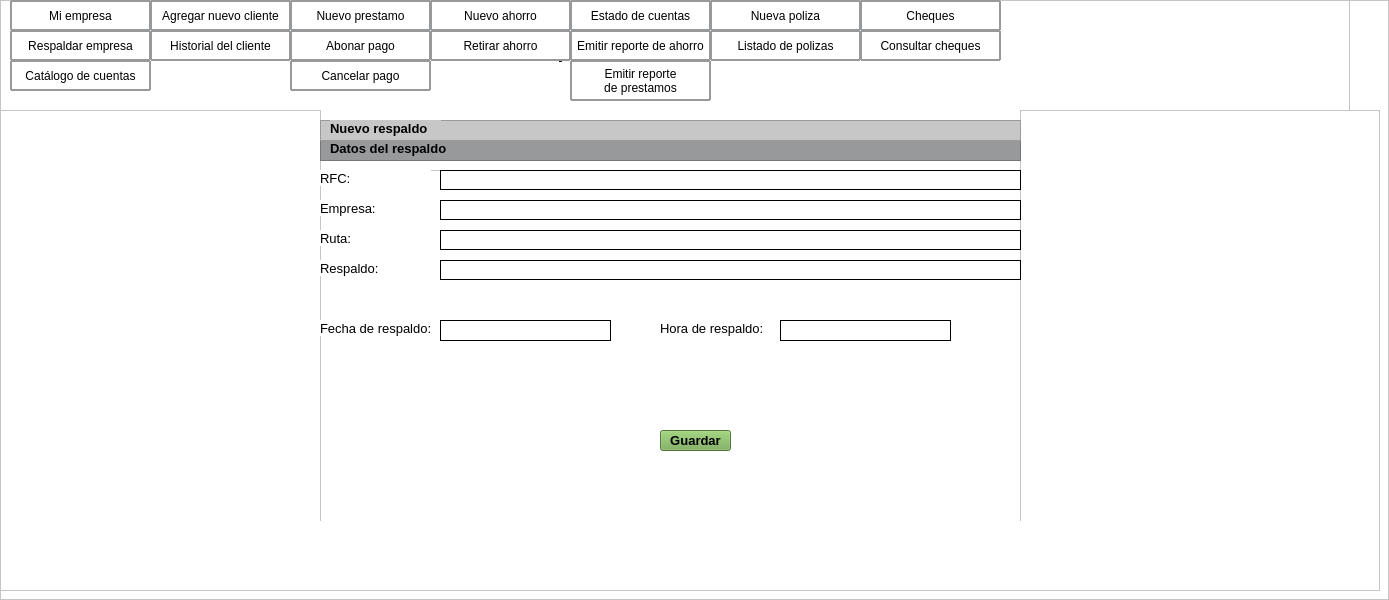
             <widget class="QFrame" name="contenido">
              <property name="minimumSize">
               <size>
                <width>1350</width>
                <height>0</height>
               </size>
              </property>
              <property name="styleSheet">
               <string notr="true">background-color: rgb(255, 255, 255);</string>
              </property>
              <property name="frameShape">
               <enum>QFrame::StyledPanel</enum>
              </property>
              <property name="frameShadow">
               <enum>QFrame::Raised</enum>
              </property>
              <widget class="QLabel" name="label_18">
               <property name="geometry">
                <rect>
                 <x>1000</x>
                 <y>10</y>
                 <width>251</width>
                 <height>51</height>
                </rect>
               </property>
               <property name="text">
                <string/>
               </property>
              </widget>
              <widget class="QFrame" name="frame">
               <property name="geometry">
                <rect>
                 <x>0</x>
                 <y>0</y>
                 <width>1350</width>
                 <height>121</height>
                </rect>
               </property>
               <property name="frameShape">
                <enum>QFrame::StyledPanel</enum>
               </property>
               <property name="frameShadow">
                <enum>QFrame::Raised</enum>
               </property>
               <widget class="QLabel" name="label_17">
                <property name="geometry">
                 <rect>
                  <x>241</x>
                  <y>20</y>
                  <width>750</width>
                  <height>61</height>
                 </rect>
                </property>
                <property name="minimumSize">
                 <size>
                  <width>750</width>
                  <height>0</height>
                 </size>
                </property>
                <property name="maximumSize">
                 <size>
                  <width>1600</width>
                  <height>16777215</height>
                 </size>
                </property>
                <property name="font">
                 <font>
                  <pointsize>16</pointsize>
                 </font>
                </property>
                <property name="styleSheet">
                 <string notr="true"/>
                </property>
                <property name="text">
                 <string>&lt;html&gt;&lt;head/&gt;&lt;body&gt;&lt;p align=&quot;center&quot;&gt;&lt;span style=&quot; font-weight:600;&quot;&gt;Respaldar empresa&lt;/span&gt;&lt;/p&gt;&lt;/body&gt;&lt;/html&gt;</string>
                </property>
               </widget>
               <widget class="QLabel" name="label_10">
                <property name="geometry">
                 <rect>
                  <x>1200</x>
                  <y>10</y>
                  <width>80</width>
                  <height>80</height>
                 </rect>
                </property>
                <property name="minimumSize">
                 <size>
                  <width>80</width>
                  <height>80</height>
                 </size>
                </property>
                <property name="text">
                 <string/>
                </property>
                <property name="pixmap">
                 <pixmap resource="../imagenes/res.qrc">:/imagen/logobueno_preview_rev_1.png</pixmap>
                </property>
               </widget>
               <widget class="QPushButton" name="Catalogo">
                <property name="geometry">
                 <rect>
                  <x>10</x>
                  <y>60</y>
                  <width>141</width>
                  <height>31</height>
                 </rect>
                </property>
                <property name="styleSheet">
                 <string notr="true">border-style: solid;
border-width: 2px;
border-color: rgb(151, 153, 155);
border-radius: 1px;
</string>
                </property>
                <property name="text">
                 <string>Catálogo de cuentas</string>
                </property>
               </widget>
               <widget class="QPushButton" name="Respaldo">
                <property name="geometry">
                 <rect>
                  <x>10</x>
                  <y>30</y>
                  <width>141</width>
                  <height>31</height>
                 </rect>
                </property>
                <property name="styleSheet">
                 <string notr="true">border-style: solid;
border-width: 2px;
border-color: rgb(151, 153, 155);
border-radius: 1px;
</string>
                </property>
                <property name="text">
                 <string>Respaldar empresa</string>
                </property>
               </widget>
               <widget class="QPushButton" name="Mi_Empresa">
                <property name="geometry">
                 <rect>
                  <x>10</x>
                  <y>0</y>
                  <width>141</width>
                  <height>31</height>
                 </rect>
                </property>
                <property name="styleSheet">
                 <string notr="true">border-style: solid;
border-width: 2px;
border-color: rgb(151, 153, 155);
border-radius: 1px;
</string>
                </property>
                <property name="text">
                 <string>Mi empresa</string>
                </property>
               </widget>
               <widget class="QPushButton" name="Ahorro">
                <property name="geometry">
                 <rect>
                  <x>430</x>
                  <y>0</y>
                  <width>141</width>
                  <height>31</height>
                 </rect>
                </property>
                <property name="styleSheet">
                 <string notr="true">border-style: solid;
border-width: 2px;
border-color: rgb(151, 153, 155);
border-radius: 1px;
</string>
                </property>
                <property name="text">
                 <string>Nuevo ahorro</string>
                </property>
               </widget>
               <widget class="QPushButton" name="abonar">
                <property name="geometry">
                 <rect>
                  <x>290</x>
                  <y>30</y>
                  <width>141</width>
                  <height>31</height>
                 </rect>
                </property>
                <property name="styleSheet">
                 <string notr="true">border-style: solid;
border-width: 2px;
border-color: rgb(151, 153, 155);
border-radius: 1px;
</string>
                </property>
                <property name="text">
                 <string>Abonar pago</string>
                </property>
               </widget>
               <widget class="QPushButton" name="Reportes">
                <property name="geometry">
                 <rect>
                  <x>570</x>
                  <y>30</y>
                  <width>141</width>
                  <height>31</height>
                 </rect>
                </property>
                <property name="styleSheet">
                 <string notr="true">border-style: solid;
border-width: 2px;
border-color: rgb(151, 153, 155);
border-radius: 1px;
</string>
                </property>
                <property name="text">
                 <string>Emitir reporte de ahorro</string>
                </property>
               </widget>
               <widget class="QPushButton" name="Polizas">
                <property name="geometry">
                 <rect>
                  <x>710</x>
                  <y>0</y>
                  <width>151</width>
                  <height>31</height>
                 </rect>
                </property>
                <property name="styleSheet">
                 <string notr="true">border-style: solid;
border-width: 2px;
border-color: rgb(151, 153, 155);
border-radius: 1px;
</string>
                </property>
                <property name="text">
                 <string>Nueva poliza</string>
                </property>
               </widget>
               <widget class="QPushButton" name="Historial">
                <property name="geometry">
                 <rect>
                  <x>150</x>
                  <y>30</y>
                  <width>141</width>
                  <height>31</height>
                 </rect>
                </property>
                <property name="styleSheet">
                 <string notr="true">border-style: solid;
border-width: 2px;
border-color: rgb(151, 153, 155);
border-radius: 1px;
</string>
                </property>
                <property name="text">
                 <string>Historial del cliente</string>
                </property>
               </widget>
               <widget class="QPushButton" name="Estado">
                <property name="geometry">
                 <rect>
                  <x>570</x>
                  <y>0</y>
                  <width>141</width>
                  <height>31</height>
                 </rect>
                </property>
                <property name="styleSheet">
                 <string notr="true">border-style: solid;
border-width: 2px;
border-color: rgb(151, 153, 155);
border-radius: 1px;
</string>
                </property>
                <property name="text">
                 <string>Estado de cuentas</string>
                </property>
               </widget>
               <widget class="QPushButton" name="cancelar">
                <property name="geometry">
                 <rect>
                  <x>290</x>
                  <y>60</y>
                  <width>141</width>
                  <height>31</height>
                 </rect>
                </property>
                <property name="styleSheet">
                 <string notr="true">border-style: solid;
border-width: 2px;
border-color: rgb(151, 153, 155);
border-radius: 1px;
</string>
                </property>
                <property name="text">
                 <string>Cancelar pago</string>
                </property>
               </widget>
               <widget class="QPushButton" name="Cliente">
                <property name="geometry">
                 <rect>
                  <x>150</x>
                  <y>0</y>
                  <width>141</width>
                  <height>31</height>
                 </rect>
                </property>
                <property name="styleSheet">
                 <string notr="true">border-style: solid;
border-width: 2px;
border-color: rgb(151, 153, 155);
border-radius: 1px;
</string>
                </property>
                <property name="text">
                 <string>Agregar nuevo cliente</string>
                </property>
               </widget>
               <widget class="QPushButton" name="Retirar">
                <property name="geometry">
                 <rect>
                  <x>430</x>
                  <y>30</y>
                  <width>141</width>
                  <height>31</height>
                 </rect>
                </property>
                <property name="styleSheet">
                 <string notr="true">border-style: solid;
border-width: 2px;
border-color: rgb(151, 153, 155);
border-radius: 1px;
</string>
                </property>
                <property name="text">
                 <string>Retirar ahorro</string>
                </property>
               </widget>
               <widget class="QPushButton" name="Cheques">
                <property name="geometry">
                 <rect>
                  <x>860</x>
                  <y>0</y>
                  <width>141</width>
                  <height>31</height>
                 </rect>
                </property>
                <property name="styleSheet">
                 <string notr="true">border-style: solid;
border-width: 2px;
border-color: rgb(151, 153, 155);
border-radius: 1px;
</string>
                </property>
                <property name="text">
                 <string>Cheques</string>
                </property>
               </widget>
               <widget class="QPushButton" name="Consulta_cheque">
                <property name="geometry">
                 <rect>
                  <x>860</x>
                  <y>30</y>
                  <width>141</width>
                  <height>31</height>
                 </rect>
                </property>
                <property name="styleSheet">
                 <string notr="true">border-style: solid;
border-width: 2px;
border-color: rgb(151, 153, 155);
border-radius: 1px;
</string>
                </property>
                <property name="text">
                 <string>Consultar cheques</string>
                </property>
               </widget>
               <widget class="QPushButton" name="Listado">
                <property name="geometry">
                 <rect>
                  <x>710</x>
                  <y>30</y>
                  <width>151</width>
                  <height>31</height>
                 </rect>
                </property>
                <property name="styleSheet">
                 <string notr="true">border-style: solid;
border-width: 2px;
border-color: rgb(151, 153, 155);
border-radius: 1px;
</string>
                </property>
                <property name="text">
                 <string>Listado de polizas</string>
                </property>
               </widget>
               <widget class="QPushButton" name="prestamo">
                <property name="geometry">
                 <rect>
                  <x>290</x>
                  <y>0</y>
                  <width>141</width>
                  <height>31</height>
                 </rect>
                </property>
                <property name="styleSheet">
                 <string notr="true">border-style: solid;
border-width: 2px;
border-color: rgb(151, 153, 155);
border-radius: 1px;
</string>
                </property>
                <property name="text">
                 <string>Nuevo prestamo</string>
                </property>
               </widget>
               <widget class="QPushButton" name="Reportes_2">
                <property name="geometry">
                 <rect>
                  <x>570</x>
                  <y>60</y>
                  <width>141</width>
                  <height>41</height>
                 </rect>
                </property>
                <property name="styleSheet">
                 <string notr="true">border-style: solid;
border-width: 2px;
border-color: rgb(151, 153, 155);
border-radius: 1px;
</string>
                </property>
                <property name="text">
                 <string>Emitir reporte 
de prestamos</string>
                </property>
               </widget>
              </widget>
              <widget class="QFrame" name="Desarrollo">
               <property name="geometry">
                <rect>
                 <x>0</x>
                 <y>110</y>
                 <width>1380</width>
                 <height>481</height>
                </rect>
               </property>
               <property name="frameShape">
                <enum>QFrame::StyledPanel</enum>
               </property>
               <property name="frameShadow">
                <enum>QFrame::Raised</enum>
               </property>
               <widget class="QLabel" name="advertencia">
                <property name="geometry">
                 <rect>
                  <x>580</x>
                  <y>260</y>
                  <width>471</width>
                  <height>20</height>
                 </rect>
                </property>
                <property name="styleSheet">
                 <string notr="true">color: rgb(249, 66, 58);</string>
                </property>
                <property name="text">
                 <string>&lt;html&gt;&lt;head/&gt;&lt;body&gt;&lt;p align=&quot;center&quot;&gt;&lt;br/&gt;&lt;/p&gt;&lt;/body&gt;&lt;/html&gt;</string>
                </property>
               </widget>
               <widget class="QLabel" name="cuenta">
                <property name="geometry">
                 <rect>
                  <x>360</x>
                  <y>100</y>
                  <width>81</width>
                  <height>31</height>
                 </rect>
                </property>
                <property name="font">
                 <font>
                  <pointsize>12</pointsize>
                 </font>
                </property>
                <property name="text">
                 <string/>
                </property>
               </widget>
               <widget class="QLabel" name="fecha">
                <property name="geometry">
                 <rect>
                  <x>700</x>
                  <y>410</y>
                  <width>131</width>
                  <height>20</height>
                 </rect>
                </property>
                <property name="styleSheet">
                 <string notr="true">color: rgb(116, 170, 80);</string>
                </property>
                <property name="text">
                 <string/>
                </property>
               </widget>
               <widget class="QLabel" name="fecha_limite">
                <property name="geometry">
                 <rect>
                  <x>730</x>
                  <y>190</y>
                  <width>131</width>
                  <height>31</height>
                 </rect>
                </property>
                <property name="font">
                 <font>
                  <pointsize>12</pointsize>
                 </font>
                </property>
                <property name="text">
                 <string/>
                </property>
               </widget>
               <widget class="QLabel" name="nombre">
                <property name="geometry">
                 <rect>
                  <x>590</x>
                  <y>100</y>
                  <width>281</width>
                  <height>31</height>
                 </rect>
                </property>
                <property name="font">
                 <font>
                  <pointsize>12</pointsize>
                 </font>
                </property>
                <property name="text">
                 <string/>
                </property>
               </widget>
               <widget class="QLabel" name="fecha_registro">
                <property name="geometry">
                 <rect>
                  <x>760</x>
                  <y>220</y>
                  <width>131</width>
                  <height>31</height>
                 </rect>
                </property>
                <property name="font">
                 <font>
                  <pointsize>12</pointsize>
                 </font>
                </property>
                <property name="text">
                 <string/>
                </property>
               </widget>
               <widget class="QLabel" name="fecha_sig">
                <property name="geometry">
                 <rect>
                  <x>550</x>
                  <y>410</y>
                  <width>131</width>
                  <height>20</height>
                 </rect>
                </property>
                <property name="styleSheet">
                 <string notr="true">color: rgb(116, 170, 80);</string>
                </property>
                <property name="text">
                 <string/>
                </property>
               </widget>
               <widget class="QLabel" name="total_pag">
                <property name="geometry">
                 <rect>
                  <x>660</x>
                  <y>290</y>
                  <width>131</width>
                  <height>31</height>
                 </rect>
                </property>
                <property name="font">
                 <font>
                  <pointsize>12</pointsize>
                 </font>
                </property>
                <property name="text">
                 <string/>
                </property>
               </widget>
               <widget class="QLabel" name="realizo_pago">
                <property name="geometry">
                 <rect>
                  <x>290</x>
                  <y>380</y>
                  <width>551</width>
                  <height>20</height>
                 </rect>
                </property>
                <property name="styleSheet">
                 <string notr="true">color: rgb(116, 170, 80);</string>
                </property>
                <property name="text">
                 <string>&lt;html&gt;&lt;head/&gt;&lt;body&gt;&lt;p align=&quot;center&quot;&gt;&lt;br/&gt;&lt;/p&gt;&lt;/body&gt;&lt;/html&gt;</string>
                </property>
               </widget>
               <widget class="QFrame" name="frame_2">
                <property name="geometry">
                 <rect>
                  <x>320</x>
                  <y>-10</y>
                  <width>701</width>
                  <height>421</height>
                 </rect>
                </property>
                <property name="frameShape">
                 <enum>QFrame::StyledPanel</enum>
                </property>
                <property name="frameShadow">
                 <enum>QFrame::Raised</enum>
                </property>
                <widget class="QFrame" name="primera_linea_3">
                 <property name="geometry">
                  <rect>
                   <x>0</x>
                   <y>40</y>
                   <width>701</width>
                   <height>21</height>
                  </rect>
                 </property>
                 <property name="styleSheet">
                  <string notr="true">background-color: rgb(151,153,155);
</string>
                 </property>
                 <property name="frameShape">
                  <enum>QFrame::StyledPanel</enum>
                 </property>
                 <property name="frameShadow">
                  <enum>QFrame::Raised</enum>
                 </property>
                 <widget class="QLabel" name="datos_cliente_3">
                  <property name="geometry">
                   <rect>
                    <x>10</x>
                    <y>0</y>
                    <width>131</width>
                    <height>16</height>
                   </rect>
                  </property>
                  <property name="font">
                   <font>
                    <pointsize>10</pointsize>
                    <bold>true</bold>
                   </font>
                  </property>
                  <property name="text">
                   <string>Datos del respaldo</string>
                  </property>
                 </widget>
                </widget>
                <widget class="QFrame" name="frame_3">
                 <property name="geometry">
                  <rect>
                   <x>0</x>
                   <y>70</y>
                   <width>701</width>
                   <height>501</height>
                  </rect>
                 </property>
                 <property name="frameShape">
                  <enum>QFrame::StyledPanel</enum>
                 </property>
                 <property name="frameShadow">
                  <enum>QFrame::Raised</enum>
                 </property>
                 <widget class="QLabel" name="label_30">
                  <property name="geometry">
                   <rect>
                    <x>0</x>
                    <y>30</y>
                    <width>111</width>
                    <height>16</height>
                   </rect>
                  </property>
                  <property name="font">
                   <font>
                    <pointsize>10</pointsize>
                   </font>
                  </property>
                  <property name="text">
                   <string>Empresa:</string>
                  </property>
                 </widget>
                 <widget class="QLineEdit" name="caja_empresa">
                  <property name="geometry">
                   <rect>
                    <x>120</x>
                    <y>30</y>
                    <width>581</width>
                    <height>20</height>
                   </rect>
                  </property>
                  <property name="styleSheet">
                   <string notr="true">QLineEdit#caja_empresa{border: 1px solid rgb(0,0,0);}</string>
                  </property>
                 </widget>
                 <widget class="QLabel" name="label_32">
                  <property name="geometry">
                   <rect>
                    <x>0</x>
                    <y>60</y>
                    <width>111</width>
                    <height>16</height>
                   </rect>
                  </property>
                  <property name="font">
                   <font>
                    <pointsize>10</pointsize>
                   </font>
                  </property>
                  <property name="text">
                   <string>Ruta:</string>
                  </property>
                 </widget>
                 <widget class="QLabel" name="label_50">
                  <property name="geometry">
                   <rect>
                    <x>0</x>
                    <y>150</y>
                    <width>141</width>
                    <height>16</height>
                   </rect>
                  </property>
                  <property name="font">
                   <font>
                    <pointsize>10</pointsize>
                   </font>
                  </property>
                  <property name="text">
                   <string>Fecha de respaldo:</string>
                  </property>
                 </widget>
                 <widget class="QLineEdit" name="caja_ruta">
                  <property name="geometry">
                   <rect>
                    <x>120</x>
                    <y>60</y>
                    <width>581</width>
                    <height>20</height>
                   </rect>
                  </property>
                  <property name="styleSheet">
                   <string notr="true">QLineEdit#caja_ruta{border: 1px solid rgb(0,0,0);}</string>
                  </property>
                 </widget>
                 <widget class="QLabel" name="label_33">
                  <property name="geometry">
                   <rect>
                    <x>0</x>
                    <y>90</y>
                    <width>111</width>
                    <height>16</height>
                   </rect>
                  </property>
                  <property name="font">
                   <font>
                    <pointsize>10</pointsize>
                   </font>
                  </property>
                  <property name="text">
                   <string>Respaldo:</string>
                  </property>
                 </widget>
                 <widget class="QLineEdit" name="caja_respaldo">
                  <property name="geometry">
                   <rect>
                    <x>120</x>
                    <y>90</y>
                    <width>581</width>
                    <height>20</height>
                   </rect>
                  </property>
                  <property name="styleSheet">
                   <string notr="true">QLineEdit#caja_respaldo{border: 1px solid rgb(0,0,0);}</string>
                  </property>
                 </widget>
                 <widget class="QLabel" name="label_54">
                  <property name="geometry">
                   <rect>
                    <x>340</x>
                    <y>150</y>
                    <width>141</width>
                    <height>16</height>
                   </rect>
                  </property>
                  <property name="font">
                   <font>
                    <pointsize>10</pointsize>
                   </font>
                  </property>
                  <property name="text">
                   <string>Hora de respaldo:</string>
                  </property>
                 </widget>
                 <widget class="QToolButton" name="boton_guardar">
                  <property name="geometry">
                   <rect>
                    <x>340</x>
                    <y>260</y>
                    <width>71</width>
                    <height>21</height>
                   </rect>
                  </property>
                  <property name="font">
                   <font>
                    <pointsize>10</pointsize>
                    <bold>true</bold>
                   </font>
                  </property>
                  <property name="styleSheet">
                   <string notr="true">background-color: rgb(116,170,80);</string>
                  </property>
                  <property name="text">
                   <string>Guardar</string>
                  </property>
                 </widget>
                 <widget class="QLabel" name="texto_error">
                  <property name="geometry">
                   <rect>
                    <x>40</x>
                    <y>190</y>
                    <width>421</width>
                    <height>32</height>
                   </rect>
                  </property>
                  <property name="minimumSize">
                   <size>
                    <width>250</width>
                    <height>0</height>
                   </size>
                  </property>
                  <property name="toolTip">
                   <string>&lt;html&gt;&lt;head/&gt;&lt;body&gt;&lt;p align=&quot;center&quot;&gt;&lt;br/&gt;&lt;/p&gt;&lt;/body&gt;&lt;/html&gt;</string>
                  </property>
                  <property name="whatsThis">
                   <string>&lt;html&gt;&lt;head/&gt;&lt;body&gt;&lt;p align=&quot;center&quot;&gt;&lt;br/&gt;&lt;/p&gt;&lt;/body&gt;&lt;/html&gt;</string>
                  </property>
                  <property name="styleSheet">
                   <string notr="true">color: rgb(48, 127, 226);
font: 10pt &quot;Arial&quot;;</string>
                  </property>
                  <property name="text">
                   <string>&lt;html&gt;&lt;head/&gt;&lt;body&gt;&lt;p align=&quot;center&quot;&gt;&lt;br/&gt;&lt;/p&gt;&lt;/body&gt;&lt;/html&gt;</string>
                  </property>
                 </widget>
                 <widget class="QLabel" name="fechar">
                  <property name="geometry">
                   <rect>
                    <x>120</x>
                    <y>150</y>
                    <width>171</width>
                    <height>21</height>
                   </rect>
                  </property>
                  <property name="styleSheet">
                   <string notr="true">QLabel#fechar{border: 1px solid rgb(0,0,0);}</string>
                  </property>
                  <property name="text">
                   <string/>
                  </property>
                 </widget>
                 <widget class="QLabel" name="horar">
                  <property name="geometry">
                   <rect>
                    <x>460</x>
                    <y>150</y>
                    <width>171</width>
                    <height>21</height>
                   </rect>
                  </property>
                  <property name="styleSheet">
                   <string notr="true">QLabel#horar{border: 1px solid rgb(0,0,0);}</string>
                  </property>
                  <property name="text">
                   <string/>
                  </property>
                 </widget>
                 <widget class="QLabel" name="label_31">
                  <property name="geometry">
                   <rect>
                    <x>0</x>
                    <y>0</y>
                    <width>111</width>
                    <height>16</height>
                   </rect>
                  </property>
                  <property name="font">
                   <font>
                    <pointsize>10</pointsize>
                   </font>
                  </property>
                  <property name="text">
                   <string>RFC: </string>
                  </property>
                 </widget>
                 <widget class="QLineEdit" name="caja_RFC">
                  <property name="geometry">
                   <rect>
                    <x>120</x>
                    <y>0</y>
                    <width>581</width>
                    <height>20</height>
                   </rect>
                  </property>
                  <property name="styleSheet">
                   <string notr="true">QLineEdit#caja_RFC{border: 1px solid rgb(0,0,0);}</string>
                  </property>
                 </widget>
                </widget>
                <widget class="QFrame" name="primera_linea_2">
                 <property name="geometry">
                  <rect>
                   <x>0</x>
                   <y>20</y>
                   <width>701</width>
                   <height>21</height>
                  </rect>
                 </property>
                 <property name="styleSheet">
                  <string notr="true">background-color:rgb(199, 199, 199);
</string>
                 </property>
                 <property name="frameShape">
                  <enum>QFrame::StyledPanel</enum>
                 </property>
                 <property name="frameShadow">
                  <enum>QFrame::Raised</enum>
                 </property>
                 <widget class="QLabel" name="datos_cliente_2">
                  <property name="geometry">
                   <rect>
                    <x>10</x>
                    <y>0</y>
                    <width>111</width>
                    <height>16</height>
                   </rect>
                  </property>
                  <property name="font">
                   <font>
                    <pointsize>10</pointsize>
                    <bold>true</bold>
                   </font>
                  </property>
                  <property name="text">
                   <string>Nuevo respaldo</string>
                  </property>
                 </widget>
                </widget>
               </widget>
              </widget>
             </widget>
